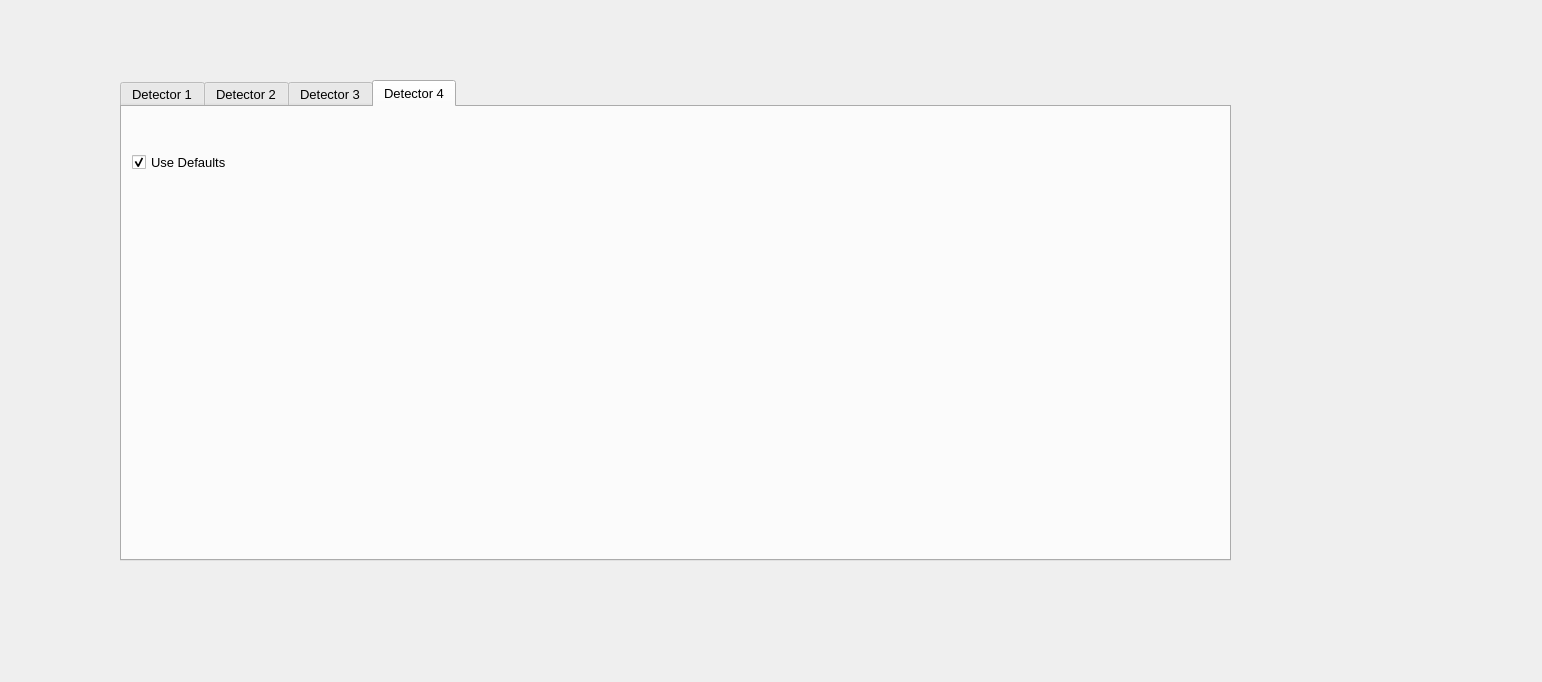
<?xml version="1.0" encoding="UTF-8"?>
<ui version="4.0">
 <class>EfficienyCorrection</class>
 <widget class="QDialog" name="EfficienyCorrection">
  <property name="geometry">
   <rect>
    <x>0</x>
    <y>0</y>
    <width>1542</width>
    <height>682</height>
   </rect>
  </property>
  <property name="windowTitle">
   <string>Dialog</string>
  </property>
  <widget class="QTabWidget" name="Eff_Det_Tab">
   <property name="geometry">
    <rect>
     <x>120</x>
     <y>80</y>
     <width>1111</width>
     <height>481</height>
    </rect>
   </property>
   <property name="font">
    <font>
     <pointsize>10</pointsize>
    </font>
   </property>
   <property name="autoFillBackground">
    <bool>true</bool>
   </property>
   <property name="currentIndex">
    <number>3</number>
   </property>
   <property name="tabBarAutoHide">
    <bool>false</bool>
   </property>
   <widget class="QWidget" name="tab">
    <attribute name="title">
     <string>Detector 1</string>
    </attribute>
    <widget class="QCheckBox" name="checkbox_def_det_1">
     <property name="geometry">
      <rect>
       <x>10</x>
       <y>30</y>
       <width>301</width>
       <height>51</height>
      </rect>
     </property>
     <property name="text">
      <string>Use Defaults</string>
     </property>
     <property name="checked">
      <bool>true</bool>
     </property>
    </widget>
   </widget>
   <widget class="QWidget" name="tab_2">
    <attribute name="title">
     <string>Detector 2</string>
    </attribute>
    <widget class="QCheckBox" name="checkBox_def_det_2">
     <property name="geometry">
      <rect>
       <x>10</x>
       <y>30</y>
       <width>301</width>
       <height>51</height>
      </rect>
     </property>
     <property name="text">
      <string>Use Defaults</string>
     </property>
     <property name="checked">
      <bool>true</bool>
     </property>
    </widget>
   </widget>
   <widget class="QWidget" name="tab_3">
    <attribute name="title">
     <string>Detector 3</string>
    </attribute>
    <widget class="QCheckBox" name="checkBox_def_det_3">
     <property name="geometry">
      <rect>
       <x>10</x>
       <y>30</y>
       <width>301</width>
       <height>51</height>
      </rect>
     </property>
     <property name="text">
      <string>Use Defaults</string>
     </property>
     <property name="checked">
      <bool>true</bool>
     </property>
    </widget>
   </widget>
   <widget class="QWidget" name="tab_4">
    <attribute name="title">
     <string>Detector 4</string>
    </attribute>
    <widget class="QCheckBox" name="checkBox_Def_det_4">
     <property name="geometry">
      <rect>
       <x>10</x>
       <y>30</y>
       <width>301</width>
       <height>51</height>
      </rect>
     </property>
     <property name="text">
      <string>Use Defaults</string>
     </property>
     <property name="checked">
      <bool>true</bool>
     </property>
    </widget>
   </widget>
  </widget>
 </widget>
 <resources/>
 <connections/>
</ui>
